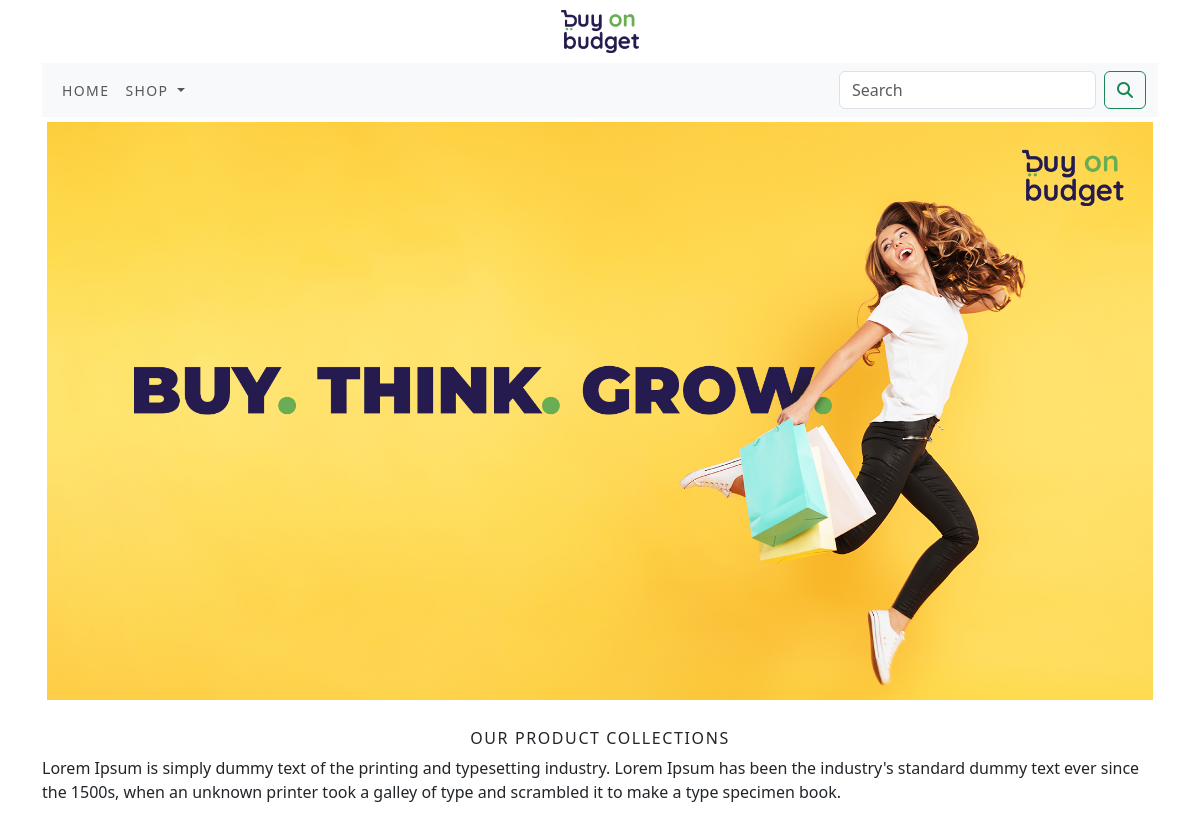
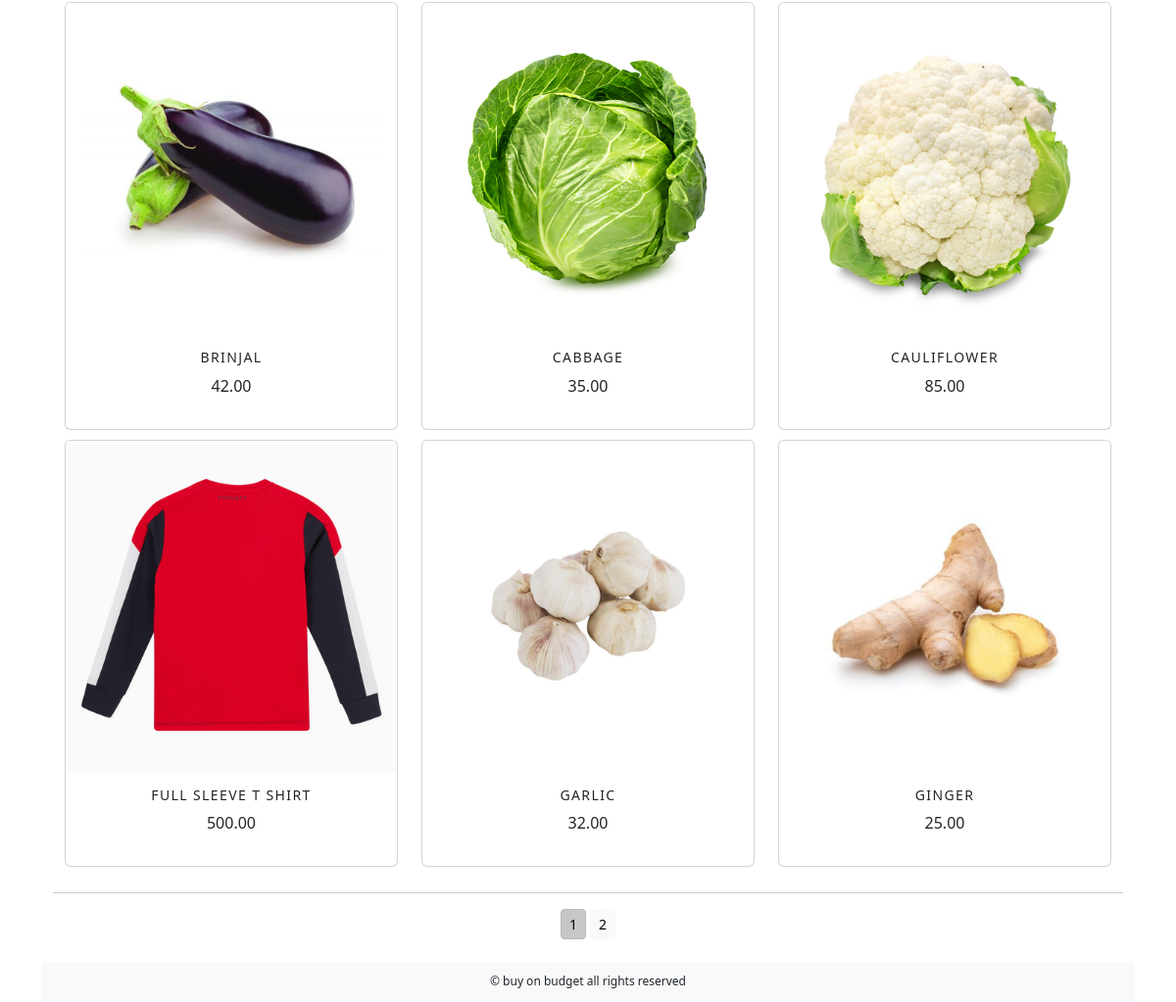
The app's page /ecommerceapp/ with its own data (2 pictures, top to bottom).
### ecommerceapp/models.py (models this page shows, shortened)
class Product(models.Model):
    name = models.CharField(max_length=250, unique=True)
    slug = models.SlugField(max_length=250, unique=True)
    description = models.TextField(blank=True)
    price = models.DecimalField(max_digits=10, decimal_places=2)
    category = models.ForeignKey(Category, on_delete=models.CASCADE)
    image = models.ImageField(upload_to='product', blank=True)
    stock = models.IntegerField()
    available = models.BooleanField(default=True)
    created = models.DateTimeField(auto_now_add=True)
    updated = models.DateTimeField(auto_now=True)
    class Meta:
        ordering = ('name',)
        verbose_name = 'product'
        verbose_name_plural = 'products'
    def get_url(self):
        return reverse('ecommerceapp:product_detail', args=[self.category.slug, self.slug])

### ecommerceapp/views.py (the view)
# urls.py: path('', views.allProdCat, name='allProdCat'),
def allProdCat(request, c_slug=None):
    c_page = None
    products_list = None
    if c_slug is not None:
        c_page = get_object_or_404(Category, slug=c_slug)
        products_list = Product.objects.all().filter(category=c_page, available=True)
    else:
        products_list = Product.objects.all().filter(available=True)
    paginator = Paginator(products_list, 6)
    try:
        page = int(request.GET.get('page', '1'))
    except:
        page = 1
    try:
        products = paginator.page(page)
    except (EmptyPage, InvalidPage):
        products = paginator.page(paginator.num_pages)
    return render(request, 'category.html', {'category': c_page, 'products': products})

### cart/context_processors.py (called while the page is built)
def counter(request):
    item_count = 0
    if 'admin' in request.path:
        return {}
    else:
        try:
            cart=Cart.objects.filter(cart_id=_cart_id(request))
            cart_items=CartItem.objects.all().filter(cart=cart[:1])
            for cart_item in cart_items:
                item_count += cart_item.quantity
        except Cart.DoesNotExist:
            item_count = 0
    return dict(item_count=item_count)

### cart/views.py (called while the page is built)
def _cart_id(request):
    cart = request.session.session_key
    if not cart:
        cart = request.session.create()
    return cart

### ecommerceapp/context_processors.py (called while the page is built)
def menu_links(request):
    links = Category.objects.all()
    return dict(links=links)

### ecommerceapp/models.py (called while the page is built)
    def get_url(self):
        return reverse('ecommerceapp:products_by_category', args=[self.slug])

### templates/category.html (shortened to what this page needs)
{% extends 'base.html' %}
{% load static %}
{% block content %}
<div class="mx-auto">
    {% if category %}
    <img class="my_img" src="{{ category.image.url }}" alt="{{ category.name }}">
</div><br>
<div>
    <h1 class="text-center my_title">{{ category.name }}</h1>
    <p class="text-justify">{{ category.description }}</p>
</div>
{% else %}
<div>
    <img class="my_img my_img_padding" src="{% static 'img/banner.jpg' %}" alt="Our products" width="100%">
</div><br>
<div>
    <h1 class="text-center my_title">Our product collections</h1>
    <p class="text-justify">Lorem Ipsum is simply dummy text of the printing and typesetting industry. Lorem Ipsum has
        been the industry's
        standard dummy text ever since the 1500s, when an unknown printer took a galley of type and scrambled it to make
        a type specimen book.</p>
</div>
{% endif %}
<div class="container">
    <div class="row mx-auto">
        {% for product in products.object_list %}
        <div class="my_bottom_margin col-9 col-sm-12 col-md-4 col-lg-4">
            <div class="card text-center" style="min-width: 18rem;">
                <a href="{{product.get_url}}"><img class="card-img-top my_img" src="{{ product.image.url }}"
                                                   alt="{{ product.name }}"
                                                   width="20%"></a>
                <div class="card-body">
                    <h4>{{ product.name }}</h4>
                    <p>{{ product.price }}</p>
                </div>
            </div>
        </div>
        {% endfor %}
    </div>
    <div class="mx-auto">
        {% if products.paginator.num_pages > 1 %}
        <hr>
        <div class="text-center">
            {% for pg in products.paginator.page_range %}
            <a href="?page={{pg}}"
               class="btn btn-light btn-sm {% if products.number == pg %} active {% endif %}">{{pg}}</a>
            {% endfor %}
        </div>
        {% endif %}
    </div>
    <br>
</div>
{% endblock %}

### templates/base.html (shortened to what this page needs)
{% load static %}
<!DOCTYPE html>
<html lang="en">
<head>
    <link rel="stylesheet" href="{% static 'css/custom.css' %}">
    <link href="{% static 'css/bootstrap.min.css' %}" rel="stylesheet">
</head>
<body>
<div class="container">
    {% include 'header.html' %}
    {% include 'navbar.html' %}
    {% block content %}
    {% endblock %}
</div>
{% include 'footer.html' %}
</body>
</html>

### templates/header.html
{% load static %}
<header>
    <center>
        <a href="{% url 'ecommerceapp:allProdCat' %}">
            <img src="{% static 'img/logo.png' %}" alt="logoimage" style="margin: 10px;" width="7%">
        </a>
    </center>
</header>

### templates/navbar.html (shortened to what this page needs)
<nav class="navbar navbar-expand-lg bg-body-tertiary">
  <div class="container-fluid">
    <div class="collapse navbar-collapse" id="navbarSupportedContent">
      <ul class="navbar-nav me-auto mb-2 mb-lg-0">
        <li class="nav-item">
          <a class="nav-link" href="{% url 'ecommerceapp:allProdCat' %}">Home</a>
        </li>
        <li class="nav-item dropdown {% if 'ecommerceapp' in request.path %} active {% endif %}">
          <a class="nav-link dropdown-toggle" href="#" role="button" data-bs-toggle="dropdown" aria-expanded="false">
            Shop
          </a>
        </li>
      </ul>
      <form class="d-flex" role="search" action="{% url 'searchapp:SearchResult' %}" method="get">
        <input class="form-control me-2" type="search" placeholder="Search" name="q" aria-label="Search">
        <button class="btn btn-outline-success" type="submit"><i class="fa-solid fa-magnifying-glass"></i></button>
      </form>
    </div>
  </div>
</nav>

### templates/footer.html
<div class="footer navbar-fixed-bottom my_footer">
  <p class="text-center">&copy; buy on budget all rights reserved</p>
</div>

### static/css/custom.css (style rules this page uses)
body { font-family: 'Poppins', sans-serif; }
.nav-item { letter-spacing: 0.1em; font-size: 14px; text-transform: uppercase; }
.my_footer { background-color: #f8f9fa; height: 40px; }
.my_footer p { padding-top: 10px; font-size: 12px; }
.my_img { width: 100%; height: auto; }
.my_title { font-size: 16px; text-transform: uppercase; letter-spacing: 0.1em; }
.my_img_padding { padding: 5px; }
.my_bottom_margin { margin-bottom: 10px; }
.card-body h4 { font-size: 14px; text-transform: uppercase; letter-spacing: 0.1em; }

### records on screen
Product: image (picture), name "BRINJAL", price "42.00"
Product: image (picture), name "CABBAGE", price "35.00"
Product: image (picture), name "CAULIFLOWER", price "85.00"
Product: image (picture), name "FULL SLEEVE T SHIRT", price "500.00"
Product: image (picture), name "GARLIC", price "32.00"
Product: image (picture), name "GINGER", price "25.00"

### other values on screen
{{ pg }} "1" "2"
